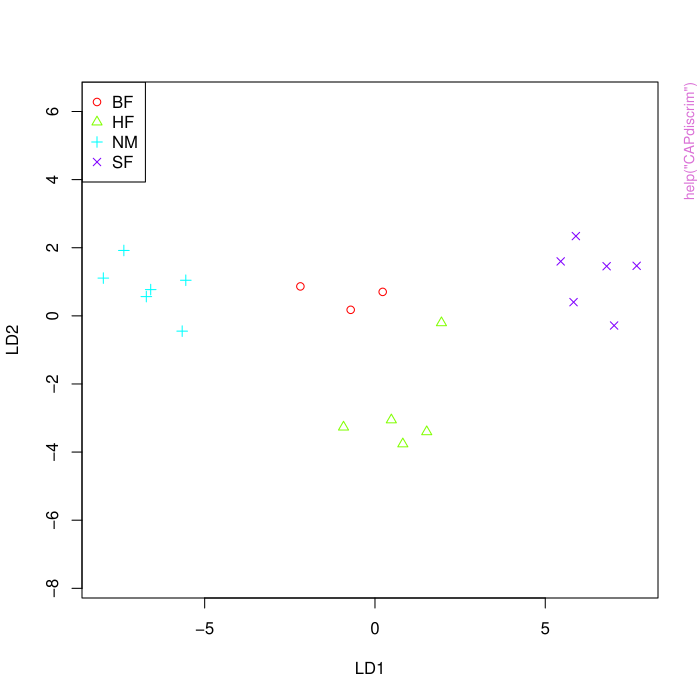

R code for this plot:
pkgname <- "BiodiversityR"
source(file.path(R.home("share"), "R", "examples-header.R"))
options(warn = 1)
library('BiodiversityR')

base::assign(".oldSearch", base::search(), pos = 'CheckExEnv')
base::assign(".old_wd", base::getwd(), pos = 'CheckExEnv')
cleanEx()
nameEx("BCI.env")
### * BCI.env

flush(stderr()); flush(stdout())

### Name: BCI.env
### Title: Barro Colorado Island Quadrat Descriptions
### Aliases: BCI.env
### Keywords: datasets

### ** Examples

data(BCI.env)



cleanEx()
nameEx("CAPdiscrim")
### * CAPdiscrim

flush(stderr()); flush(stdout())

### Name: CAPdiscrim
### Title: Canonical Analysis of Principal Coordinates based on
###   Discriminant Analysis
### Aliases: CAPdiscrim
### Keywords: multivariate

### ** Examples

library(vegan)
library(MASS)
data(dune)
data(dune.env)
Ordination.model1 <- CAPdiscrim(dune~Management, data=dune.env,
    dist="bray", axes=2, m=0, add=FALSE)
Ordination.model1
plot1 <- ordiplot(Ordination.model1, type="none")
ordisymbol(plot1, dune.env, "Management", legend=TRUE)

# plot change in classification success against m
plot(seq(1:14), rep(-1000, 14), xlim=c(1, 14), ylim=c(0, 100), xlab="m", 
    ylab="classification success (percent)", type="n")
for (mseq in 1:14) {
    CAPdiscrim.result <- CAPdiscrim(dune~Management, data=dune.env, 
        dist="bray", axes=2, m=mseq)
    points(mseq, CAPdiscrim.result$percent)
}

#




cleanEx()
nameEx("NMSrandom")
### * NMSrandom

flush(stderr()); flush(stdout())

### Name: NMSrandom
### Title: Calculate the NMS Result with the Smallest Stress from Various
###   Random Starts
### Aliases: NMSrandom
### Keywords: multivariate

### ** Examples

library(vegan)
library(MASS)
data(dune)
distmatrix <- vegdist(dune)
Ordination.model1 <- NMSrandom(distmatrix,perm=100,k=2)
Ordination.model1 <- add.spec.scores(Ordination.model1,dune, 
    method='wa.scores')
Ordination.model1



cleanEx()
nameEx("PCAsignificance")
### * PCAsignificance

flush(stderr()); flush(stdout())

### Name: PCAsignificance
### Title: PCA Significance
### Aliases: PCAsignificance ordiequilibriumcircle
### Keywords: multivariate

### ** Examples

library(vegan)
data(dune)
Ordination.model1 <- rda(dune)
PCAsignificance(Ordination.model1)
plot1 <- ordiplot(Ordination.model1, choices=c(1,2), scaling=1)
ordiequilibriumcircle(Ordination.model1,plot1)



cleanEx()
nameEx("accumresult")
### * accumresult

flush(stderr()); flush(stdout())

### Name: accumresult
### Title: Alternative Species Accumulation Curve Results
### Aliases: accumresult accumplot accumcomp
### Keywords: multivariate

### ** Examples

library(vegan)
data(dune.env)
data(dune)
dune.env$site.totals <- apply(dune,1,sum)
Accum.1 <- accumresult(dune, y=dune.env, scale='site.totals', method='exact', conditioned=TRUE)
Accum.1
accumplot(Accum.1)
accumcomp(dune, y=dune.env, factor='Management', method='exact', legend=FALSE, conditioned=TRUE)
## CLICK IN THE GRAPH TO INDICATE WHERE THE LEGEND NEEDS TO BE PLACED FOR
## OPTION WHERE LEGEND=TRUE (DEFAULT).



cleanEx()
nameEx("add.spec.scores")
### * add.spec.scores

flush(stderr()); flush(stdout())

### Name: add.spec.scores
### Title: Add Species Scores to Unconstrained Ordination Results
### Aliases: add.spec.scores
### Keywords: multivariate

### ** Examples

library(vegan)
data(dune)
distmatrix <-vegdist(dune, method="euc")
# Principal coordinates analysis with 19 axes to estimate total variance
Ordination.model1 <- cmdscale (distmatrix, k=19, eig=TRUE, add=FALSE)
# Change scores for second axis
Ordination.model1$points[,2] <- -1.0 * Ordination.model1$points[,2]
Ordination.model1 <- add.spec.scores(Ordination.model1, dune, 
    method='pcoa.scores', Rscale=TRUE, scaling=1, multi=1)
# Compare Ordination.model1 with PCA
Ordination.model2 <- rda(dune, scale=FALSE)
#
par(mfrow=c(1,2))
ordiplot(Ordination.model1, type="text")
abline(h = 0, lty = 3)
abline(v = 0, lty = 3)
plot(Ordination.model2, type="text", scaling=1)



graphics::par(get("par.postscript", pos = 'CheckExEnv'))
cleanEx()
nameEx("balanced.specaccum")
### * balanced.specaccum

flush(stderr()); flush(stdout())

### Name: balanced.specaccum
### Title: Balanced Species Accumulation Curves
### Aliases: balanced.specaccum
### Keywords: multivariate

### ** Examples

library(vegan)
data(dune.env)
data(dune)

# not balancing species accumulation
Accum.orig <- specaccum(dune)
Accum.orig

# randomly sample 3 quadrats from each stratum of Management
Accum.1 <- balanced.specaccum(dune, strata=dune.env$Management, reps=3)
Accum.1

# scale results by number of trees per quadrat
dune.env$site.totals <- apply(dune,1,sum)
Accum.2 <- balanced.specaccum(dune, strata=dune.env$Management, reps=3, scale=dune.env$site.totals)
Accum.2



cleanEx()
nameEx("caprescale")
### * caprescale

flush(stderr()); flush(stdout())

### Name: caprescale
### Title: Rescaling of Capscale Results to Reflect Total Sums of Squares
###   Of Distance Matrix
### Aliases: caprescale
### Keywords: multivariate

### ** Examples

library(vegan)
library(MASS)
data(dune)
data(dune.env)
Distmatrix.1 <- vegdist(dune,method='bray')
Ordination.model1 <- cmdscale(Distmatrix.1, k=19, eig=TRUE, add=FALSE)
# Sum of all eigenvalues
sum(Ordination.model1$eig)
# [1] 4.395807541512926
sum(Ordination.model1$eig[1:14])
# [1] 4.593946896588808
Distmatrix.2 <- as.matrix(vegdist(Ordination.model1$points[,1:14],method='euc'))
totalsumsquares1 <- sum(Distmatrix.2^2)/(2*20)
# Sum of distances among sites in principal coordinates analysis on axes
# corresponding to positive eigenvalues
totalsumsquares1
# [1] 4.593946896588808
Ordination.model2 <- capscale(dune ~ Management,dune.env,dist='bray', add=FALSE)
# Total sums of positive eigenvalues of the distance-based redundancy analysis
Ordination.model2$CA$tot.chi+Ordination.model2$CCA$tot.chi
# [1] 4.593946896588808
Ordination.model3 <- caprescale(Ordination.model2, verbose=TRUE)
sum1 <- summary(Ordination.model3,axes=17,scaling=1)$constraints
Distmatrix.3 <- as.matrix(vegdist(sum1 ,method='euc'))
totalsumsquares2 <- sum((Distmatrix.3)^2)/(2*20)/19
totalsumsquares2
# [1] 4.593946896588808




cleanEx()
nameEx("crosstabanalysis")
### * crosstabanalysis

flush(stderr()); flush(stdout())

### Name: crosstabanalysis
### Title: Presence-absence Analysis by Cross Tabulation
### Aliases: crosstabanalysis
### Keywords: multivariate

### ** Examples

library(vegan)
data(dune.env)
crosstabanalysis(dune.env,"Manure","Management")



cleanEx()
nameEx("deviancepercentage")
### * deviancepercentage

flush(stderr()); flush(stdout())

### Name: deviancepercentage
### Title: Calculate Percentage and Significance of Deviance Explained by a
###   GLM
### Aliases: deviancepercentage
### Keywords: multivariate

### ** Examples

library(vegan)
data(dune)
data(dune.env)
dune.env$Agrostol <- dune$Agrostol
Count.model1 <- glm(Agrostol ~ Management + A1, family=quasipoisson(link=log), 
    data=dune.env, na.action=na.omit)
summary(Count.model1)
deviancepercentage(Count.model1, dune.env, digits=3)



cleanEx()
nameEx("dist.eval")
### * dist.eval

flush(stderr()); flush(stdout())

### Name: dist.eval
### Title: Distance Matrix Evaluation
### Aliases: dist.eval prepare.bioenv
### Keywords: multivariate

### ** Examples

library(vegan)
data(dune)
dist.eval(dune,"euclidean")
dist.eval(dune,"bray")

## Not run: 
##D data(dune.env)
##D dune.env2 <- dune.env[,c('A1', 'Moisture', 'Manure')]
##D dune.env2$Moisture <- as.numeric(dune.env2$Moisture)
##D dune.env2$Manure <- as.numeric(dune.env2$Manure)
##D sol <- bioenv(dune ~ A1 + Moisture + Manure, dune.env2)
##D sol
##D summary(sol)
##D dune.env3 <- prepare.bioenv(dune.env, as.numeric=c('Moisture', 'Manure'))
##D bioenv(dune, dune.env3)
## End(Not run)





cleanEx()
nameEx("dist.zeroes")
### * dist.zeroes

flush(stderr()); flush(stdout())

### Name: dist.zeroes
### Title: Distance Matrix Transformation
### Aliases: dist.zeroes
### Keywords: multivariate

### ** Examples

library(vegan)
matrix <- array(0,dim=c(5,3))
matrix[4,] <- c(1,2,3)
matrix[5,] <- c(1,0,0)
dist1 <- vegdist(matrix,method="kulc")
dist1
dist2 <- dist.zeroes(matrix,dist1)
dist2



cleanEx()
nameEx("distdisplayed")
### * distdisplayed

flush(stderr()); flush(stdout())

### Name: distdisplayed
### Title: Compare Distance Displayed in Ordination Diagram with Distances
###   of Distance Matrix
### Aliases: distdisplayed
### Keywords: multivariate

### ** Examples

library(vegan)
library(mgcv)
data(dune)
distmatrix <- vegdist(dune,method="kulc")
ordination.model1 <- cmdscale(distmatrix,k=2)
ordiplot1 <- ordiplot(ordination.model1)
distdisplayed(dune,ordiplot=ordiplot1,distx="kulc",plotit=TRUE,
    method="spearman",permutations=100,gam=TRUE)



cleanEx()
nameEx("disttransform")
### * disttransform

flush(stderr()); flush(stdout())

### Name: disttransform
### Title: Community Matrix Transformation
### Aliases: disttransform
### Keywords: multivariate

### ** Examples

library(vegan)
data(dune)
Community.1 <- disttransform(dune, method='hellinger')
Distmatrix.1 <- vegdist(Community.1,method='euclidean')
Distmatrix.1



cleanEx()
nameEx("diversityresult")
### * diversityresult

flush(stderr()); flush(stdout())

### Name: diversityresult
### Title: Alternative Diversity Results
### Aliases: diversityresult diversitycomp diversityvariables
### Keywords: multivariate

### ** Examples


library(vegan)
data(dune.env)
data(dune)

diversityresult(dune, y=NULL, index="Shannon", method="each site", 
    sortit=TRUE, digits=5)
diversityresult(dune, y=dune.env, factor="Management", level="NM", 
    index="Shannon", method="each site", 
    sortit=TRUE, digits=5)
diversityresult(dune, y=NULL, index="Shannon", method="pooled", digits=5)
diversityresult(dune, y=dune.env, factor="Management", level="NM", 
    index="Shannon", method="pooled", digits=5)
diversityresult(dune, y=NULL, index="Shannon", method="mean", 
    digits=5)
diversityresult(dune, y=NULL, index="Shannon", method="sd", 
    digits=5)
diversityresult(dune, y=NULL, index="Shannon", method="jackknife", 
    digits=5)
diversityresult(dune, y=dune.env, factor="Management", level="NM", 
    index="Shannon", method="jackknife", digits=5)

diversitycomp(dune, y=dune.env, factor1="Moisture", index="Shannon",
    method="pooled", sortit=TRUE)
diversitycomp(dune, y=dune.env, factor1="Moisture", index="Shannon",
    method="mean", sortit=TRUE)
diversitycomp(dune, y=dune.env, factor1="Management", index="Shannon",
    method="jackknife", sortit=TRUE)

diversitycomp(dune, y=dune.env, factor1="Management", factor2="Moisture", 
    index="Shannon", method="pooled", digits=6)
diversitycomp(dune, y=dune.env, factor1="Management", factor2="Moisture", 
    index="Shannon", method="mean", digits=6)



cleanEx()
nameEx("ensemble")
### * ensemble

flush(stderr()); flush(stdout())

### Name: ensemble.calibrate.models
### Title: Suitability mapping based on ensembles of modelling algorithms:
###   calibration of models and weights
### Aliases: ensemble.calibrate.models ensemble.calibrate.weights
###   ensemble.calibrate.models.gbm ensemble.calibrate.models.nnet
###   ensemble.drop1 ensemble.formulae ensemble.weights ensemble.strategy
###   ensemble.threshold ensemble.VIF ensemble.VIF.dataframe ensemble.pairs

### ** Examples

## Not run: 
##D # based on examples in the dismo package
##D 
##D # get predictor variables
##D library(dismo)
##D predictor.files <- list.files(path=paste(system.file(package="dismo"), '/ex', sep=''),
##D     pattern='grd', full.names=TRUE)
##D predictors <- stack(predictor.files)
##D # subset based on Variance Inflation Factors
##D predictors <- subset(predictors, subset=c("bio5", "bio6", 
##D     "bio16", "bio17", "biome"))
##D predictors
##D predictors@title <- "predictors"
##D 
##D # presence points
##D presence_file <- paste(system.file(package="dismo"), '/ex/bradypus.csv', sep='')
##D pres <- read.table(presence_file, header=TRUE, sep=',')[,-1]
##D 
##D # the kfold function randomly assigns data to groups; 
##D # groups are used as calibration (1/4) and training (3/4) data
##D groupp <- kfold(pres, 4)
##D pres_train <- pres[groupp !=  1, ]
##D pres_test <- pres[groupp ==  1, ]
##D 
##D # choose background points
##D background <- randomPoints(predictors, n=1000, extf=1.00)
##D colnames(background)=c('lon', 'lat')
##D groupa <- kfold(background, 4)
##D backg_train <- background[groupa != 1, ]
##D backg_test <- background[groupa == 1, ]
##D 
##D # formulae for random forest and generalized linear model
##D # compare with: ensemble.formulae(predictors, factors=c("biome"))
##D 
##D rfformula <- as.formula(pb ~ bio5+bio6+bio16+bio17)
##D 
##D glmformula <- as.formula(pb ~ bio5 + I(bio5^2) + I(bio5^3) + 
##D     bio6 + I(bio6^2) + I(bio6^3) + bio16 + I(bio16^2) + I(bio16^3) + 
##D     bio17 + I(bio17^2) + I(bio17^3) )
##D 
##D # fit four ensemble models (RF, GLM, BIOCLIM, DOMAIN)
##D # factors removed for BIOCLIM, DOMAIN, MAHAL
##D ensemble.nofactors <- ensemble.calibrate.models(x=predictors, p=pres_train, a=backg_train, 
##D     pt=pres_test, at=backg_test,
##D     species.name="Bradypus",
##D     ENSEMBLE.tune=TRUE,
##D     ENSEMBLE.min = 0.65,
##D     MAXENT=0, MAXNET=0, MAXLIKE=0, GBM=0, GBMSTEP=0, RF=1, CF=0, 
##D     GLM=1, GLMSTEP=0, GAM=0, GAMSTEP=0, MGCV=0, MGCVFIX=0, 
##D     EARTH=0, RPART=0, NNET=0, FDA=0, SVM=0, SVME=0, GLMNET=0,
##D     BIOCLIM.O=0, BIOCLIM=1, DOMAIN=1, MAHAL=0, MAHAL01=0,
##D     Yweights="BIOMOD",
##D     factors="biome",
##D     evaluations.keep=TRUE, models.keep=TRUE,
##D     RF.formula=rfformula,
##D     GLM.formula=glmformula)
##D 
##D # with option models.keep, all model objects are saved in ensemble object
##D # the same slots can be used to replace model objects with new calibrations
##D ensemble.nofactors$models$RF
##D summary(ensemble.nofactors$models$GLM)
##D ensemble.nofactors$models$BIOCLIM
##D ensemble.nofactors$models$DOMAIN
##D ensemble.nofactors$models$formulae
##D 
##D # evaluations are kept in different slot
##D attributes(ensemble.nofactors$evaluations)
##D plot(ensemble.nofactors$evaluations$RF.T, "ROC")
##D 
##D # fit four ensemble models (RF, GLM, BIOCLIM, DOMAIN) using default formulae
##D # variable 'biome' is not included as explanatory variable
##D # results are provided in a file in the 'outputs' subfolder of the working
##D # directory
##D ensemble.nofactors <- ensemble.calibrate.models(x=predictors,
##D     p=pres_train, a=backg_train, 
##D     pt=pres_test, at=backg_test,
##D     layer.drops="biome",
##D     species.name="Bradypus",
##D     ENSEMBLE.tune=TRUE,
##D     ENSEMBLE.min=0.65,
##D     SINK=TRUE,
##D     MAXENT=0, MAXNET=0, MAXLIKE=0, GBM=0, GBMSTEP=0, RF=1, CF=0, 
##D     GLM=1, GLMSTEP=0, GAM=0, 
##D     GAMSTEP=0, MGCV=0, MGCVFIX=0, EARTH=0, RPART=0, NNET=0, FDA=0, 
##D     SVM=0, SVME=0, GLMNET=0,
##D     BIOCLIM.O=0, BIOCLIM=1, DOMAIN=1, MAHAL=0, MAHAL01=0,
##D     Yweights="BIOMOD", 
##D     evaluations.keep=TRUE,
##D     formulae.defaults=TRUE)    
##D 
##D # after fitting the individual algorithms (submodels),
##D # transform predictions with a probit link.
##D ensemble.nofactors <- ensemble.calibrate.models(x=predictors,
##D     p=pres_train, a=backg_train, 
##D     pt=pres_test, at=backg_test,
##D     layer.drops="biome",
##D     species.name="Bradypus",
##D     SINK=TRUE,
##D     ENSEMBLE.tune=TRUE,
##D     ENSEMBLE.min=0.65,
##D     MAXENT=0, MAXNET=0, MAXLIKE=0, GBM=0, GBMSTEP=0, RF=1, CF=0,
##D     GLM=1, GLMSTEP=0, GAM=0, GAMSTEP=0, MGCV=0, MGCVFIX=0, 
##D     EARTH=0, RPART=0, NNET=0, FDA=0, SVM=0, SVME=0, GLMNET=0,
##D     BIOCLIM.O=0, BIOCLIM=1, DOMAIN=1, MAHAL=0, MAHAL01=0,
##D     PROBIT=TRUE,
##D     Yweights="BIOMOD", factors="biome",
##D     evaluations.keep=TRUE,
##D     formulae.defaults=TRUE)    
##D 
##D # Instead of providing presence and background locations, provide data.frames.
##D # Because 'biome' is a factor, RasterStack needs to be provided
##D # to check for levels in the Training and Testing data set.
##D TrainData1 <- prepareData(x=predictors, p=pres_train, b=backg_train, 
##D     factors=c("biome"), xy=FALSE)
##D TestData1 <- prepareData(x=predictors, p=pres_test, b=backg_test, 
##D     factors=c("biome"), xy=FALSE)
##D ensemble.factors1 <- ensemble.calibrate.models(x=predictors, 
##D     TrainData=TrainData1, TestData=TestData1,
##D     p=pres_train, a=backg_train, 
##D     pt=pres_test, at=backg_test,
##D     species.name="Bradypus",
##D     SINK=TRUE,
##D     ENSEMBLE.tune=TRUE,
##D     ENSEMBLE.min=0.65,
##D     MAXENT=0, MAXNET=1, MAXLIKE=1, GBM=1, GBMSTEP=0, RF=1, CF=1,
##D     GLM=1, GLMSTEP=1, GAM=1, GAMSTEP=1, MGCV=1, MGCVFIX=0, 
##D     EARTH=1, RPART=1, NNET=1, FDA=1, SVM=1, SVME=1, GLMNET=1,
##D     BIOCLIM.O=1, BIOCLIM=1, DOMAIN=1, MAHAL=0, MAHAL01=1,
##D     Yweights="BIOMOD", factors="biome",
##D     evaluations.keep=TRUE)
##D 
##D # compare different methods of calculating ensembles
##D ensemble.factors2 <- ensemble.calibrate.models(x=predictors, 
##D     TrainData=TrainData1, TestData=TestData1,
##D     p=pres_train, a=backg_train, 
##D     pt=pres_test, at=backg_test,
##D     species.name="Bradypus",
##D     SINK=TRUE,
##D     ENSEMBLE.tune=TRUE,
##D     MAXENT=0, MAXNET=1, MAXLIKE=1, GBM=1, GBMSTEP=0, RF=1, CF=1,
##D     GLM=1, GLMSTEP=1, GAM=1, GAMSTEP=1, MGCV=1, MGCVFIX=1, 
##D     EARTH=1, RPART=1, NNET=1, FDA=1, SVM=1, SVME=1, GLMNET=1,
##D     BIOCLIM.O=1, BIOCLIM=1, DOMAIN=1, MAHAL=0, MAHAL01=1,
##D     ENSEMBLE.best=c(4:10), ENSEMBLE.exponent=c(1, 2, 3),
##D     Yweights="BIOMOD", factors="biome",
##D     evaluations.keep=TRUE)
##D 
##D # test performance of different suitability models
##D # data are split in 4 subsets, each used once for evaluation
##D ensemble.nofactors2 <- ensemble.calibrate.weights(x=predictors, 
##D     p=pres, a=background, k=4, 
##D     species.name="Bradypus",
##D     SINK=TRUE, PROBIT=TRUE,
##D     MAXENT=0, MAXNET=1, MAXLIKE=1, GBM=1, GBMSTEP=0, RF=1, CF=1,
##D     GLM=1, GLMSTEP=1, GAM=1, GAMSTEP=1, MGCV=1, MGCVFIX=1, 
##D     EARTH=1, RPART=1, NNET=1, FDA=1, SVM=1, SVME=1, GLMNET=1,
##D     BIOCLIM.O=1, BIOCLIM=1, DOMAIN=1, MAHAL=0, MAHAL01=1,
##D     ENSEMBLE.tune=TRUE,
##D     ENSEMBLE.best=0, ENSEMBLE.exponent=c(1, 2, 3),
##D     ENSEMBLE.min=0.7,
##D     Yweights="BIOMOD", 
##D     formulae.defaults=TRUE)
##D ensemble.nofactors2$AUC.table
##D 
##D # test the result of leaving out one of the variables from the model
##D # note that positive differences indicate that the model without the variable 
##D # has higher AUC than the full model
##D ensemble.variables <- ensemble.drop1(x=predictors, 
##D     p=pres, a=background, k=4,
##D     species.name="Bradypus",
##D     SINK=TRUE,
##D     difference=TRUE,
##D     VIF=TRUE, PROBIT=TRUE,
##D     MAXENT=0, MAXNET=1, MAXLIKE=1, GBM=1, GBMSTEP=0, RF=1, CF=1,
##D     GLM=1, GLMSTEP=1, GAM=1, GAMSTEP=1, MGCV=1, MGCVFIX=1, 
##D     EARTH=1, RPART=1, NNET=1, FDA=1, SVM=1, SVME=1, GLMNET=1,
##D     BIOCLIM.O=1, BIOCLIM=1, DOMAIN=1, MAHAL=0, MAHAL01=1,
##D     ENSEMBLE.tune=TRUE,
##D     ENSEMBLE.best=0, ENSEMBLE.exponent=c(1, 2, 3),
##D     ENSEMBLE.min=0.7,
##D     Yweights="BIOMOD", factors="biome")
##D ensemble.variables
##D 
##D # use function ensemble.VIF to select a subset of variables
##D # factor variables are not handled well by the function
##D # and therefore factors are removed
##D # however, one can check for factors with car::vif through
##D # the ensemble.calibrate.models function
##D # VIF.analysis$var.drops can be used as input for ensemble.calibrate.models or
##D # ensemble.calibrate.weights
##D 
##D predictors <- stack(predictor.files)
##D predictors <- subset(predictors, subset=c("bio1", "bio5", "bio6", "bio8", 
##D     "bio12", "bio16", "bio17", "biome"))
##D 
##D ensemble.pairs(predictors)
##D 
##D VIF.analysis <- ensemble.VIF(predictors, factors="biome")
##D VIF.analysis
##D # alternative solution where bio1 and bio12 are kept
##D VIF.analysis <- ensemble.VIF(predictors, factors="biome", 
##D     keep=c("bio1", "bio12"))
##D VIF.analysis
## End(Not run)



cleanEx()
nameEx("ensemble.analogue")
### * ensemble.analogue

flush(stderr()); flush(stdout())

### Name: ensemble.analogue
### Title: Climate analogues from climatic distance raster layers.
### Aliases: ensemble.analogue ensemble.analogue.object

### ** Examples


## Not run: 
##D # get predictor variables
##D library(dismo)
##D predictor.files <- list.files(path=paste(system.file(package="dismo"), '/ex', sep=''),
##D     pattern='grd', full.names=TRUE)
##D predictors <- stack(predictor.files)
##D predictors <- subset(predictors, subset=c("bio1", "bio5", "bio6", "bio7", "bio8", 
##D     "bio12", "bio16", "bio17"))
##D predictors
##D predictors@title <- "base"
##D 
##D # instead of searching for current analogue of future climate conditions,
##D # search for analogue in southern hemisphere
##D future.stack <- stack(crop(predictors, y=extent(-125, -32, 0, 40)))
##D future.stack@title <- "north"
##D current.stack <- stack(crop(predictors, y=extent(-125, -32, -56, 0)))
##D current.stack@title <- "south"
##D 
##D # reference location in Florida
##D # in this case future.stack and current.stack are both current
##D ref.loc <- data.frame(t(c(-80.19, 25.76)))
##D names(ref.loc) <- c("lon", "lat")
##D 
##D # climate analogue analysis based on the Mahalanobis distance
##D Florida.object.mahal <- ensemble.analogue.object(ref.location=ref.loc, 
##D     future.stack=future.stack, current.stack=current.stack, 
##D     name="FloridaMahal", method="mahal", an=10000)
##D Florida.object.mahal
##D 
##D Florida.analogue.mahal <- ensemble.analogue(x=current.stack, 
##D     analogue.object=Florida.object.mahal, analogues=50)
##D Florida.analogue.mahal
##D 
##D # climate analogue analysis based on the Euclidean distance and dividing each variable by the sd
##D Florida.object.sd <- ensemble.analogue.object(ref.location=ref.loc, 
##D     future.stack=future.stack, current.stack=current.stack, 
##D     name="FloridaSD", method="sd", z=2)
##D Florida.object.sd
##D 
##D Florida.analogue.sd <- ensemble.analogue(x=current.stack, 
##D     analogue.object=Florida.object.sd, analogues=50)
##D Florida.analogue.sd
##D 
##D # plot analogues on climatic distance maps
##D par(mfrow=c(1,2))
##D analogue.file <- paste(getwd(), "//ensembles//analogue//FloridaMahal_south_analogue.grd", sep="")
##D plot(raster(analogue.file), main="Mahalanobis climatic distance")
##D points(Florida.analogue.sd[3:50, "lat"] ~ Florida.analogue.sd[3:50, "lon"], 
##D     pch=1, col="red", cex=1)
##D points(Florida.analogue.mahal[3:50, "lat"] ~ Florida.analogue.mahal[3:50, "lon"], 
##D     pch=3, col="black", cex=1)
##D points(Florida.analogue.mahal[2, "lat"] ~ Florida.analogue.mahal[2, "lon"], 
##D     pch=22, col="blue", cex=2)
##D legend(x="topright", legend=c("closest", "Mahalanobis", "SD"), pch=c(22, 3 , 1), 
##D     col=c("blue" , "black", "red"))
##D 
##D analogue.file <- paste(getwd(), "//ensembles//analogue//FloridaSD_south_analogue.grd", sep="")
##D plot(raster(analogue.file), main="Climatic distance normalized by standard deviation")
##D points(Florida.analogue.mahal[3:50, "lat"] ~ Florida.analogue.mahal[3:50, "lon"], 
##D     pch=3, col="black", cex=1)
##D points(Florida.analogue.sd[3:50, "lat"] ~ Florida.analogue.sd[3:50, "lon"], 
##D     pch=1, col="red", cex=1)
##D points(Florida.analogue.sd[2, "lat"] ~ Florida.analogue.sd[2, "lon"], 
##D     pch=22, col="blue", cex=2)
##D legend(x="topright", legend=c("closest", "Mahalanobis", "SD"), pch=c(22, 3 , 1), 
##D     col=c("blue" , "black", "red"))
##D par(mfrow=c(1,1))
## End(Not run)




cleanEx()
nameEx("ensemble.batch")
### * ensemble.batch

flush(stderr()); flush(stdout())

### Name: ensemble.batch
### Title: Suitability mapping based on ensembles of modelling algorithms:
###   batch processing
### Aliases: ensemble.batch ensemble.mean ensemble.plot

### ** Examples

## Not run: 
##D # based on examples in the dismo package
##D 
##D # get predictor variables
##D library(dismo)
##D predictor.files <- list.files(path=paste(system.file(package="dismo"), '/ex', sep=''),
##D     pattern='grd', full.names=TRUE)
##D predictors <- stack(predictor.files)
##D # subset based on Variance Inflation Factors
##D predictors <- subset(predictors, subset=c("bio5", "bio6", 
##D     "bio16", "bio17", "biome"))
##D predictors
##D predictors@title <- "base"
##D 
##D # presence points
##D presence_file <- paste(system.file(package="dismo"), '/ex/bradypus.csv', sep='')
##D pres <- read.table(presence_file, header=TRUE, sep=',')
##D pres[,1] <- rep("Bradypus", nrow(pres))
##D 
##D # choose background points
##D background <- randomPoints(predictors, n=1000, extf = 1.00)
##D 
##D # north and south for new predictions (as if new climates)
##D ext2 <- extent(-90, -32, 0, 23)
##D predictors2 <- crop(predictors, y=ext2)
##D predictors2 <- stack(predictors2)
##D predictors2@title <- "north"
##D 
##D ext3 <- extent(-90, -32, -33, 0)
##D predictors3 <- crop(predictors, y=ext3)
##D predictors3 <- stack(predictors3)
##D predictors3@title <- "south"
##D 
##D # fit 3 ensembles with batch processing, choosing the best ensemble model based on the 
##D # average weights of 4-fold split of calibration and testing data
##D # final models use all available presence data and average weights determined by the 
##D # ensemble.calibrate.weights function (called internally)
##D # batch processing can handle several species by using 3-column species.presence and 
##D # species.absence data sets
##D # note that these calculations can take a while
##D 
##D ensemble.nofactors <- ensemble.batch(x=predictors, 
##D     xn=c(predictors, predictors2, predictors3),
##D     species.presence=pres, 
##D     species.absence=background, 
##D     k.splits=4, k.test=0, 
##D     n.ensembles=3, 
##D     SINK=TRUE, 
##D     layer.drops=c("biome"),
##D     ENSEMBLE.best=0, ENSEMBLE.exponent=c(1, 2, 3), 
##D     ENSEMBLE.min=0.7,
##D     MAXENT=0, MAXNET=1, MAXLIKE=1, GBM=1, GBMSTEP=0, RF=1, CF=1,
##D     GLM=1, GLMSTEP=1, GAM=1, GAMSTEP=1, MGCV=1, MGCVFIX=1, 
##D     EARTH=1, RPART=1, NNET=1, FDA=1, SVM=1, SVME=1, GLMNET=1,
##D     BIOCLIM.O=1, BIOCLIM=1, DOMAIN=1, MAHAL=0, MAHAL01=1,
##D     PROBIT=TRUE,
##D     Yweights="BIOMOD",
##D     formulae.defaults=TRUE)
##D 
##D # summaries for the 3 ensembles for the species
##D # summaries are based on files in folders ensemble/suitability, 
##D # ensemble/presence and ensemble/count
##D # ensemble.mean is used internally in ensemble.batch
##D 
##D ensemble.mean(RASTER.species.name="Bradypus", RASTER.stack.name="base",
##D     p=pres, a=background)
##D 
##D # plot mean suitability without specifying colours
##D plot1 <- ensemble.plot(RASTER.species.name="Bradypus", RASTER.stack.name="base",
##D     plot.method="consensussuitability",
##D     p=pres, a=background, abs.breaks=4, pres.breaks=9)
##D plot1
##D 
##D # only colour the areas where species is predicted to be present
##D # option is invoked by having no absence breaks
##D # same colourscheme as \url{http://www.worldagroforestry.org/atlas-central-america}
##D LAatlascols <- grDevices::colorRampPalette(c("#FFFF80", "#38E009","#1A93AB", "#0C1078"))
##D plot2 <- ensemble.plot(RASTER.species.name="Bradypus", RASTER.stack.name="base",
##D     plot.method="consensussuitability",
##D     p=pres, a=background, abs.breaks=0, pres.breaks=9, pres.col=LAatlascols(8))
##D plot2
##D 
##D # only colour the areas where species is predicted to be present
##D # option is invoked by only setting one colour for absence-presence
##D plot3 <- ensemble.plot(RASTER.species.name="Bradypus", RASTER.stack.name="base",
##D     plot.method="consensuspresence",
##D     absencePresence.col=c("#90EE90"))
##D 
##D # only colour presence area by specifying colours > 0
##D plot4 <- ensemble.plot(RASTER.species.name="Bradypus", RASTER.stack.name="base",
##D     plot.method="consensuscount",
##D     count.col=LAatlascols(3))
##D 
##D 
##D 
## End(Not run)




cleanEx()
nameEx("ensemble.bioclim")
### * ensemble.bioclim

flush(stderr()); flush(stdout())

### Name: ensemble.bioclim
### Title: Suitability mapping based on the BIOCLIM algorithm
### Aliases: ensemble.bioclim ensemble.bioclim.object

### ** Examples


## Not run: 
##D # get predictor variables
##D library(dismo)
##D predictor.files <- list.files(path=paste(system.file(package="dismo"), '/ex', sep=''),
##D     pattern='grd', full.names=TRUE)
##D predictors <- stack(predictor.files)
##D # subset based on Variance Inflation Factors
##D predictors <- subset(predictors, subset=c("bio5", "bio6", 
##D     "bio16", "bio17", "biome"))
##D predictors
##D predictors@title <- "base"
##D 
##D # presence points
##D presence_file <- paste(system.file(package="dismo"), '/ex/bradypus.csv', sep='')
##D pres <- read.table(presence_file, header=TRUE, sep=',')[,-1]
##D 
##D background <- dismo::randomPoints(predictors, n=100)
##D colnames(background)=c('lon', 'lat')
##D 
##D pres.dataset <- data.frame(extract(predictors, y=pres))
##D names(pres.dataset) <- names(predictors)
##D pres.dataset$biome <- as.factor(pres.dataset$biome)
##D 
##D Bradypus.bioclim <- ensemble.bioclim.object(predictors, quantiles=T, 
##D     p=pres, factors="biome", species.name="Bradypus")
##D Bradypus.bioclim
##D # obtain the same results with a data.frame
##D Bradypus.bioclim2 <- ensemble.bioclim.object(pres.dataset, quantiles=T, 
##D     species.name="Bradypus")
##D Bradypus.bioclim2
##D # obtain results for entire rasterStack
##D Bradypus.bioclim3 <- ensemble.bioclim.object(predictors, p=NULL, quantiles=T, 
##D     factors="biome", species.name="America")
##D Bradypus.bioclim3
##D 
##D ensemble.bioclim(x=predictors, bioclim.object=Bradypus.bioclim, KML.out=T)
##D ensemble.bioclim(x=predictors, bioclim.object=Bradypus.bioclim3, KML.out=T)
##D 
##D par.old <- graphics::par(no.readonly=T)
##D graphics::par(mfrow=c(1,2))
##D 
##D rasterfull1 <- paste("ensembles//Bradypus_base_BIOCLIM_orig", sep="")
##D raster::plot(raster(rasterfull1), breaks=c(-0.1, 0, 0.5, 1), 
##D     col=c("grey", "blue", "green"), main="original method")
##D rasterfull2 <- paste("ensembles//America_base_BIOCLIM_orig", sep="")
##D raster::plot(raster(rasterfull2), breaks=c(-0.1, 0, 0.5, 1), 
##D     col=c("grey", "blue", "green"), main="America")
##D 
##D graphics::par(par.old)
##D 
##D # compare with implementation bioclim in dismo
##D bioclim.dismo <- bioclim(predictors, p=pres)
##D rasterfull2 <- paste("ensembles//Bradypus_base_BIOCLIM_dismo", sep="")
##D raster::predict(object=predictors, model=bioclim.dismo, na.rm=TRUE, 
##D     filename=rasterfull2, progress='text', overwrite=TRUE)
##D 
##D par.old <- graphics::par(no.readonly=T)
##D graphics::par(mfrow=c(1,2))
##D 
##D raster::plot(raster(rasterfull1), breaks=c(-0.1, 0, 0.5, 1), 
##D     col=c("grey", "blue", "green"), main="original method")
##D raster::plot(raster(rasterfull2), main="dismo method")
##D 
##D graphics::par(par.old)
##D 
##D # use dummy variables to deal with factors
##D predictors <- stack(predictor.files)
##D biome.layer <- predictors[["biome"]]
##D biome.layer
##D ensemble.dummy.variables(xcat=biome.layer, most.frequent=0, freq.min=1,
##D     overwrite=TRUE)
##D 
##D predictor.files <- list.files(path=paste(system.file(package="dismo"), '/ex', sep=''),
##D     pattern='grd', full.names=TRUE)
##D predictors <- stack(predictor.files)
##D predictors.dummy <- subset(predictors, subset=c("biome_1", "biome_2",  "biome_3",  
##D     "biome_4", "biome_5", "biome_7",  "biome_8",  "biome_9", "biome_10", 
##D     "biome_12", "biome_13", "biome_14"))
##D predictors.dummy
##D predictors.dummy@title <- "base_dummy"
##D 
##D Bradypus.dummy <- ensemble.bioclim.object(predictors.dummy, quantiles=T, 
##D     p=pres, species.name="Bradypus")
##D Bradypus.dummy
##D ensemble.bioclim(x=predictors.dummy, bioclim.object=Bradypus.dummy, KML.out=F)
##D 
##D par.old <- graphics::par(no.readonly=T)
##D graphics::par(mfrow=c(1,2))
##D 
##D rasterfull3 <- paste("ensembles//Bradypus_base_dummy_BIOCLIM_orig", sep="")
##D raster::plot(raster(rasterfull1), breaks=c(-0.1, 0, 0.5, 1), col=c("grey", "blue", "green"), 
##D     main="numeric predictors")
##D raster::plot(raster(rasterfull3), breaks=c(-0.1, 0, 0.5, 1), col=c("grey", "blue", "green"), 
##D     main="dummy predictors")
##D 
##D graphics::par(par.old)
## End(Not run)




cleanEx()
nameEx("ensemble.bioclim.graph")
### * ensemble.bioclim.graph

flush(stderr()); flush(stdout())

### Name: ensemble.bioclim.graph
### Title: Graphs of bioclimatic ranges of species and climates
### Aliases: ensemble.bioclim.graph ensemble.bioclim.graph.data

### ** Examples

## Not run: 
##D 
##D # get predictor variables
##D library(dismo)
##D predictor.files <- list.files(path=paste(system.file(package="dismo"), '/ex', sep=''),
##D     pattern='grd', full.names=TRUE)
##D predictors <- stack(predictor.files)
##D # subset based on Variance Inflation Factors
##D predictors <- subset(predictors, subset=c("bio5", "bio6", 
##D     "bio16", "bio17", "biome"))
##D predictors
##D predictors@title <- "base"
##D 
##D # presence points
##D presence_file <- paste(system.file(package="dismo"), '/ex/bradypus.csv', sep='')
##D pres <- read.table(presence_file, header=TRUE, sep=',')[,-1]
##D 
##D # climates for north and south (use same process for future climates)
##D ext2 <- extent(-90, -32, 0, 23)
##D predictors2 <- crop(predictors, y=ext2)
##D predictors2 <- stack(predictors2)
##D predictors2@title <- "north"
##D 
##D ext3 <- extent(-90, -32, -33, 0)
##D predictors3 <- crop(predictors, y=ext3)
##D predictors3 <- stack(predictors3)
##D predictors3@title <- "south"
##D 
##D graph.data1 <- ensemble.bioclim.graph.data(predictors, p=pres, 
##D     factors="biome", species.climate.name="Bradypus")
##D graph.data2 <- ensemble.bioclim.graph.data(predictors, p=NULL, 
##D     factors="biome", species.climate.name="baseline")
##D graph.data3 <- ensemble.bioclim.graph.data(predictors2, p=NULL, 
##D     factors="biome", species.climate.name="north")
##D graph.data4 <- ensemble.bioclim.graph.data(predictors3, p=NULL, 
##D     factors="biome", species.climate.name="south")
##D graph.data.all <- rbind(graph.data1, graph.data2, graph.data3, graph.data4)
##D 
##D par.old <- graphics::par(no.readonly=T)
##D graphics::par(mfrow=c(2, 2))
##D 
##D ensemble.bioclim.graph(graph.data.all, focal.var="bio5", 
##D     var.multiply=0.1, cols=c("black", rep("blue", 3)))
##D ensemble.bioclim.graph(graph.data.all, focal.var="bio6", 
##D     var.multiply=0.1, cols=c("black", rep("blue", 3)))
##D ensemble.bioclim.graph(graph.data.all, focal.var="bio16", 
##D     var.multiply=1.0, cols=c("black", rep("blue", 3)))
##D ensemble.bioclim.graph(graph.data.all, focal.var="bio17", 
##D     var.multiply=1.0, cols=c("black", rep("blue", 3)))
##D 
##D graphics::par(par.old)
##D 
## End(Not run)



cleanEx()
nameEx("ensemble.dummy.variables")
### * ensemble.dummy.variables

flush(stderr()); flush(stdout())

### Name: ensemble.dummy.variables
### Title: Suitability mapping based on ensembles of modelling algorithms:
###   handling of categorical data
### Aliases: ensemble.dummy.variables ensemble.accepted.categories
###   ensemble.simplified.categories

### ** Examples

## Not run: 
##D 
##D # get predictor variables
##D library(dismo)
##D predictor.files <- list.files(path=paste(system.file(package="dismo"), '/ex', sep=''),
##D     pattern='grd', full.names=TRUE)
##D predictors <- stack(predictor.files)
##D biome.layer <- predictors[["biome"]]
##D biome.layer
##D 
##D # create dummy layers for the 5 most frequent factor levels
##D 
##D ensemble.dummy.variables(xcat=biome.layer, most.frequent=5,
##D     overwrite=TRUE)
##D 
##D # check whether dummy variables were created
##D predictor.files <- list.files(path=paste(system.file(package="dismo"), '/ex', sep=''),
##D     pattern='grd', full.names=TRUE)
##D predictors <- stack(predictor.files)
##D predictors
##D names(predictors)
##D 
##D # once dummy variables were created, avoid using the original categorical data layer
##D predictors <- subset(predictors, subset=c("bio5", "bio6", "bio16", "bio17", 
##D     "biome_1", "biome_2", "biome_7", "biome_8", "biome_13"))
##D predictors
##D predictors@title <- "base"
##D 
##D # presence points
##D presence_file <- paste(system.file(package="dismo"), '/ex/bradypus.csv', sep='')
##D pres <- read.table(presence_file, header=TRUE, sep=',')[,-1]
##D 
##D # the kfold function randomly assigns data to groups; 
##D # groups are used as calibration (1/5) and training (4/5) data
##D groupp <- kfold(pres, 5)
##D pres_train <- pres[groupp !=  1, ]
##D pres_test <- pres[groupp ==  1, ]
##D 
##D # choose background points
##D background <- randomPoints(predictors, n=1000, extf=1.00)
##D colnames(background)=c('lon', 'lat')
##D groupa <- kfold(background, 5)
##D backg_train <- background[groupa != 1, ]
##D backg_test <- background[groupa == 1, ]
##D 
##D # note that dummy variables with no variation are not used by DOMAIN
##D # note that dummy variables are not used by MAHAL and MAHAL01
##D # (neither are categorical variables)
##D ensemble.nofactors <- ensemble.calibrate.models(x=predictors, p=pres_train, a=backg_train, 
##D     pt=pres_test, at=backg_test,
##D     species.name="Bradypus",
##D     VIF=T,
##D     MAXENT=1, MAXLIKE=1, GBM=1, GBMSTEP=0, RF=1, GLM=1, GLMSTEP=0, GAM=1, 
##D     GAMSTEP=0, MGCV=1, MGCVFIX=0, EARTH=1, RPART=1, NNET=1, FDA=1, 
##D     SVM=1, SVME=1, BIOCLIM.O=1, BIOCLIM=1, DOMAIN=1, MAHAL=0, MAHAL01=1,
##D     Yweights="BIOMOD", 
##D     dummy.vars=c("biome_1", "biome_2", "biome_7", "biome_8", "biome_13"),
##D     PLOTS=FALSE, evaluations.keep=TRUE)
## End(Not run)




cleanEx()
nameEx("ensemble.ecocrop")
### * ensemble.ecocrop

flush(stderr()); flush(stdout())

### Name: ensemble.ecocrop
### Title: Mapping of novel environmental conditions (areas where some of
###   the environmental conditions are outside the range of environmental
###   conditions of a reference area).
### Aliases: ensemble.ecocrop ensemble.ecocrop.object

### ** Examples


## Not run: 
##D #test with Brazil nut (limits from FAO ecocrop)
##D #temperature: (12) 20-36 (40)
##D #annnual rainfall: (1400) 2400-2800 (3500)
##D 
##D # get predictor variables
##D library(dismo)
##D predictor.files <- list.files(path=paste(system.file(package="dismo"), '/ex', sep=''),
##D     pattern='grd', full.names=TRUE)
##D predictors <- stack(predictor.files)
##D # subset based on Variance Inflation Factors
##D predictors <- subset(predictors, subset=c("bio5", "bio6", "bio12"))
##D predictors
##D predictors@title <- "base"
##D 
##D Brazil.ecocrop <- ensemble.ecocrop.object(temp.thresholds=c(20, 36, 12, 40), 
##D     rain.thresholds=c(2400, 2800, 1400, 3500), 
##D     annual.temps=FALSE, name="Bertholletia_excelsa")
##D Brazil.ecocrop
##D ensemble.ecocrop(predictors, ecocrop.object=Brazil.ecocrop)
##D 
##D dev.new()
##D par.old <- graphics::par(no.readonly=T)
##D graphics::par(mfrow=c(1,2))
##D 
##D 
##D rasterfull1 <- paste("ensembles//ecocrop//Bertholletia_excelsa_base.grd", sep="")
##D rasterfull1 <- raster(rasterfull1)
##D # raster file saved probabilities as integer values between 0 and 1000
##D rasterfull1 <- rasterfull1/1000
##D raster::plot(rasterfull1, main="Ecocrop suitability")
##D 
##D GBIFloc <- gbif(genus="Bertholletia", species="excelsa", geo=TRUE)
##D GBIFpres <- cbind(GBIFloc$lon, GBIFloc$lat)
##D GBIFpres <- GBIFpres[complete.cases(GBIFpres), ]
##D GBIFpres <- GBIFpres[duplicated(GBIFpres) == FALSE, ]
##D point.suitability <- extract(rasterfull1, y=GBIFpres)
##D point.suitability[is.na(point.suitability)] <- -1
##D 
##D GBIFpres.optimal <- GBIFpres[point.suitability == 1, ]
##D GBIFpres.suboptimal <- GBIFpres[point.suitability < 1 & point.suitability > 0, ]
##D GBIFpres.not <- GBIFpres[point.suitability == 0, ]
##D 
##D raster::plot(rasterfull1, main="GBIF locations", 
##D     sub="blue: optimal, cyan: suboptimal, red: not suitable")
##D bg.legend <- c("blue", "cyan", "red")
##D 
##D points(GBIFpres.suboptimal, pch=21, cex=1.2, bg=bg.legend[2])
##D points(GBIFpres.optimal, pch=21, cex=1.2, bg=bg.legend[1])
##D points(GBIFpres.not, pch=21, cex=1.2, bg=bg.legend[3])
##D 
##D graphics::par(par.old)
## End(Not run)




cleanEx()
nameEx("ensemble.evaluate")
### * ensemble.evaluate

flush(stderr()); flush(stdout())

### Name: ensemble.evaluate
### Title: Model evaluation including True Skill Statistic (TSS), AUCdiff
###   and Symmetric Extremal Dependence Index (SEDI).
### Aliases: ensemble.evaluate ensemble.SEDI

### ** Examples


## check examples from Ferro and Stephenson (2011)
## see their Tables 2 - 5

TPR.Table2 <- 55/100
FPR.Table2 <- 45/900
ensemble.SEDI(TPR=TPR.Table2, FPR=FPR.Table2)

TPR.Table4 <- 195/300
FPR.Table4 <- 105/700
ensemble.SEDI(TPR=TPR.Table4, FPR=FPR.Table4)

## Not run: 
##D ## Not run: 
##D # get predictor variables
##D library(dismo)
##D predictor.files <- list.files(path=paste(system.file(package="dismo"), '/ex', sep=''),
##D     pattern='grd', full.names=TRUE)
##D predictors <- stack(predictor.files)
##D # subset based on Variance Inflation Factors
##D predictors <- subset(predictors, subset=c("bio5", "bio6", 
##D     "bio16", "bio17", "biome"))
##D predictors
##D predictors@title <- "predictors"
##D 
##D # presence points
##D presence_file <- paste(system.file(package="dismo"), '/ex/bradypus.csv', sep='')
##D pres <- read.table(presence_file, header=TRUE, sep=',')[,-1]
##D 
##D # the kfold function randomly assigns data to groups; 
##D # groups are used as calibration (1/4) and training (3/4) data
##D groupp <- kfold(pres, 4)
##D pres_train <- pres[groupp !=  1, ]
##D pres_test <- pres[groupp ==  1, ]
##D 
##D # choose background points
##D background <- randomPoints(predictors, n=1000, extf=1.00)
##D colnames(background)=c('lon', 'lat')
##D groupa <- kfold(background, 4)
##D backg_train <- background[groupa != 1, ]
##D backg_test <- background[groupa == 1, ]
##D 
##D # formulae for random forest and generalized linear model
##D # compare with: ensemble.formulae(predictors, factors=c("biome"))
##D 
##D rfformula <- as.formula(pb ~ bio5+bio6+bio16+bio17)
##D 
##D glmformula <- as.formula(pb ~ bio5 + I(bio5^2) + I(bio5^3) + 
##D     bio6 + I(bio6^2) + I(bio6^3) + bio16 + I(bio16^2) + I(bio16^3) + 
##D     bio17 + I(bio17^2) + I(bio17^3) )
##D 
##D # fit four ensemble models (RF, GLM, BIOCLIM, DOMAIN)
##D # factors removed for BIOCLIM, DOMAIN, MAHAL
##D ensemble.nofactors <- ensemble.calibrate.models(x=predictors, p=pres_train, a=backg_train, 
##D     pt=pres_test, at=backg_test,
##D     species.name="Bradypus",
##D     ENSEMBLE.tune=TRUE,
##D     ENSEMBLE.min = 0.65,
##D     MAXENT=0, MAXNET=0, MAXLIKE=0, GBM=0, GBMSTEP=0, RF=1, CF=0, 
##D     GLM=1, GLMSTEP=0, GAM=0, GAMSTEP=0, MGCV=0, MGCVFIX=0, 
##D     EARTH=0, RPART=0, NNET=0, FDA=0, SVM=0, SVME=0, GLMNET=0,
##D     BIOCLIM.O=0, BIOCLIM=1, DOMAIN=1, MAHAL=0, MAHAL01=0,
##D     Yweights="BIOMOD",
##D     factors="biome",
##D     evaluations.keep=TRUE, models.keep=FALSE,
##D     RF.formula=rfformula,
##D     GLM.formula=glmformula)
##D 
##D # with option evaluations.keep, all model evaluations are saved in the ensemble object
##D attributes(ensemble.nofactors$evaluations)
##D 
##D # Get evaluation statistics for the ENSEMBLE model
##D eval.ENSEMBLE <- ensemble.nofactors$evaluations$ENSEMBLE.T
##D eval.calibrate.ENSEMBLE <- ensemble.nofactors$evaluations$ENSEMBLE.C
##D ensemble.evaluate(eval=eval.ENSEMBLE, eval.train=eval.calibrate.ENSEMBLE)
##D 
##D # TSS is maximum where specificity + sensitivity is maximum
##D threshold.specsens <- threshold(eval.ENSEMBLE, stat="spec_sens")
##D ensemble.evaluate(eval=eval.ENSEMBLE, fixed.threshold=threshold.specsens,
##D     eval.train=eval.calibrate.ENSEMBLE)
##D 
##D # usual practice to calculate threshold from calibration data
##D ensemble.evaluate(eval=eval.ENSEMBLE, eval.train=eval.calibrate.ENSEMBLE)
##D 
## End(Not run)





cleanEx()
nameEx("ensemble.novel")
### * ensemble.novel

flush(stderr()); flush(stdout())

### Name: ensemble.novel
### Title: Mapping of novel environmental conditions (areas where some of
###   the environmental conditions are outside the range of environmental
###   conditions of a reference area).
### Aliases: ensemble.novel ensemble.novel.object

### ** Examples


## Not run: 
##D # get predictor variables
##D library(dismo)
##D predictor.files <- list.files(path=paste(system.file(package="dismo"), '/ex', sep=''),
##D     pattern='grd', full.names=TRUE)
##D predictors <- stack(predictor.files)
##D predictors <- subset(predictors, subset=c("bio1", "bio5", "bio6", "bio7", "bio8", 
##D     "bio12", "bio16", "bio17"))
##D predictors
##D predictors@title <- "base"
##D 
##D # reference area to calculate environmental ranges
##D ext <- extent(-70, -50, -10, 10)
##D extent.values2 <- c(-70, -50, -10, 10)
##D predictors.current <- crop(predictors, y=ext)
##D predictors.current <- stack(predictors.current)
##D 
##D novel.test <- ensemble.novel.object(predictors.current, name="noveltest")
##D novel.test
##D novel.raster <- ensemble.novel(x=predictors, novel.object=novel.test, KML.out=T)
##D novel.raster
##D 
##D plot(novel.raster)
##D # no novel conditions within reference area
##D rect(extent.values2[1], extent.values2[3], extent.values2[2], extent.values2[4])
##D 
##D # use novel conditions as a simple species suitability mapping method
##D # presence points
##D presence_file <- paste(system.file(package="dismo"), '/ex/bradypus.csv', sep='')
##D pres <- read.table(presence_file, header=TRUE, sep=',')[,-1]
##D pres.data <- data.frame(extract(predictors, y=pres))
##D 
##D # ranges and maps
##D Bradypus.ranges1 <- ensemble.novel.object(pres.data, name="Bradypus", quantiles=F)
##D Bradypus.ranges1
##D Bradypus.novel1 <- ensemble.novel(x=predictors, novel.object=Bradypus.ranges1, KML.out=T)
##D Bradypus.novel1
##D 
##D par.old <- graphics::par(no.readonly=T)
##D graphics::par(mfrow=c(1,2))
##D 
##D # suitable where there are no novel conditions
##D raster::plot(Bradypus.novel1, breaks=c(-0.1, 0, 1), col=c("green", "grey"), 
##D     main="Suitability mapping using minimum to maximum range")
##D points(pres[, 2] ~ pres[, 1], pch=1, col="red", cex=0.8)
##D 
##D # use 90 percent intervals similar to BIOCLIM methodology
##D Bradypus.ranges2 <- ensemble.novel.object(pres.data, name="BradypusQuantiles", quantiles=T)
##D Bradypus.ranges2
##D Bradypus.novel2 <- ensemble.novel(x=predictors, novel.object=Bradypus.ranges2, KML.out=T)
##D Bradypus.novel2
##D raster::plot(Bradypus.novel2, breaks=c(-0.1, 0, 1), col=c("green", "grey"), 
##D     main="Suitability mapping using quantile range")
##D points(pres[, 2] ~ pres[, 1], pch=1, col="red", cex=0.8)
##D 
##D graphics::par(par.old)
##D 
##D # deal with novel factor levels through dummy variables
##D predictors <- stack(predictor.files)
##D biome.layer <- predictors[["biome"]]
##D biome.layer
##D ensemble.dummy.variables(xcat=biome.layer, most.frequent=0, freq.min=1,
##D     overwrite=TRUE)
##D 
##D predictors.dummy <- stack(predictor.files)
##D predictors.dummy <- subset(predictors.dummy, subset=c("biome_1", "biome_2",  "biome_3",  
##D     "biome_4", "biome_5", "biome_7",  "biome_8",  "biome_9", 
##D     "biome_10", "biome_12", "biome_13", "biome_14"))
##D predictors.dummy
##D predictors.dummy@title <- "base_dummy"
##D 
##D predictors.dummy.current <- crop(predictors.dummy, y=ext)
##D predictors.dummy.current <- stack(predictors.dummy.current)
##D 
##D novel.levels <- ensemble.novel.object(predictors.dummy.current, name="novellevels")
##D novel.levels
##D novel.levels.raster <- ensemble.novel(x=predictors.dummy, novel.object=novel.levels, 
##D     KML.out=T)
##D novel.levels.raster
##D 
##D novel.levels.quantiles <- ensemble.novel.object(predictors.dummy.current, quantiles=TRUE,
##D     name="novellevels_quantiles")
##D novel.levels.quantiles
##D novel.levels.quantiles.raster <- ensemble.novel(x=predictors.dummy, 
##D     novel.object=novel.levels.quantiles, KML.out=T)
##D novel.levels.quantiles.raster
##D 
##D # difference in ranges for variables with low frequencies
##D background <- dismo::randomPoints(predictors.dummy.current, n=10000, p=NULL, excludep=F)
##D extract.data <- extract(predictors.dummy.current, y=background)
##D colSums(extract.data)/sum(extract.data)*100
##D novel.levels
##D novel.levels.quantiles
##D 
##D par.old <- graphics::par(no.readonly=T)
##D graphics::par(mfrow=c(1,2))
##D raster::plot(novel.levels.raster, breaks=c(-0.1, 0, 1), col=c("grey", "green"), 
##D     main="novel outside minimum to maximum range")
##D rect(extent.values2[1], extent.values2[3], extent.values2[2], extent.values2[4])
##D raster::plot(novel.levels.quantiles.raster, breaks=c(-0.1, 0, 1), col=c("grey", "green"), 
##D     main="novel outside quantile range")
##D rect(extent.values2[1], extent.values2[3], extent.values2[2], extent.values2[4])
##D graphics::par(par.old)
##D 
## End(Not run)



cleanEx()
nameEx("ensemble.raster")
### * ensemble.raster

flush(stderr()); flush(stdout())

### Name: ensemble.raster
### Title: Suitability mapping based on ensembles of modelling algorithms:
###   consensus mapping
### Aliases: ensemble.raster ensemble.habitat.change ensemble.area

### ** Examples

## Not run: 
##D # based on examples in the dismo package
##D 
##D # get predictor variables
##D library(dismo)
##D predictor.files <- list.files(path=paste(system.file(package="dismo"), '/ex', sep=''),
##D     pattern='grd', full.names=TRUE)
##D predictors <- stack(predictor.files)
##D # subset based on Variance Inflation Factors
##D predictors <- subset(predictors, subset=c("bio5", "bio6", 
##D     "bio16", "bio17"))
##D predictors
##D predictors@title <- "base"
##D 
##D # presence points
##D # presence points
##D presence_file <- paste(system.file(package="dismo"), '/ex/bradypus.csv', sep='')
##D pres <- read.table(presence_file, header=TRUE, sep=',')[,-1]
##D 
##D # choose background points
##D background <- randomPoints(predictors, n=1000, extf = 1.00)
##D 
##D # if desired, change working directory where subfolders of "models" and 
##D # "ensembles" will be created
##D # raster layers will be saved in subfolders of /models and /ensembles:
##D getwd()
##D 
##D # first calibrate the ensemble
##D # calibration is done in two steps
##D # in step 1, a k-fold procedure is used to determine the weights
##D # in step 2, models are calibrated for all presence and background locations
##D # factor is not used as it is not certain whether correct levels will be used
##D # it may therefore be better to use dummy variables
##D 
##D # step 1: determine weights through 4-fold cross-validation
##D ensemble.calibrate.step1 <- ensemble.calibrate.weights(
##D     x=predictors, p=pres, a=background, k=4, 
##D     SINK=TRUE, species.name="Bradypus",
##D     MAXENT=0, MAXNET=1, MAXLIKE=1, GBM=1, GBMSTEP=0, RF=1, CF=1,
##D     GLM=1, GLMSTEP=1, GAM=1, GAMSTEP=1, MGCV=1, MGCVFIX=1, 
##D     EARTH=1, RPART=1, NNET=1, FDA=1, SVM=1, SVME=1, GLMNET=1,
##D     BIOCLIM.O=1, BIOCLIM=1, DOMAIN=1, MAHAL=0, MAHAL01=1,
##D     ENSEMBLE.tune=TRUE, PROBIT=TRUE,
##D     ENSEMBLE.best=0, ENSEMBLE.exponent=c(1, 2, 3),
##D     ENSEMBLE.min=c(0.65, 0.7),
##D     Yweights="BIOMOD",
##D     PLOTS=FALSE, formulae.defaults=TRUE)
##D 
##D # step 1 generated the weights for each algorithm
##D model.weights <- ensemble.calibrate.step1$output.weights
##D x.batch <- ensemble.calibrate.step1$x
##D p.batch <- ensemble.calibrate.step1$p
##D a.batch <- ensemble.calibrate.step1$a
##D MAXENT.a.batch <- ensemble.calibrate.step1$MAXENT.a
##D factors.batch <- ensemble.calibrate.step1$factors
##D dummy.vars.batch <- ensemble.calibrate.step1$dummy.vars
##D 
##D # step 2: calibrate models with all available presence locations
##D # weights determined in step 1 calculate ensemble in step 2
##D ensemble.calibrate.step2 <- ensemble.calibrate.models(
##D     x=x.batch, p=p.batch, a=a.batch, MAXENT.a=MAXENT.a.batch, 
##D     factors=factors.batch, dummy.vars=dummy.vars.batch, 
##D     SINK=TRUE, species.name="Bradypus",
##D     models.keep=TRUE,
##D     input.weights=model.weights,
##D     ENSEMBLE.tune=FALSE, PROBIT=TRUE,
##D     Yweights="BIOMOD",
##D     PLOTS=FALSE, formulae.defaults=TRUE)
##D 
##D # step 3: use previously calibrated models to create ensemble raster layers
##D # re-evaluate the created maps at presence and background locations
##D # (note that re-evaluation will be different due to truncation of raster layers
##D # as they wered saved as integer values ranged 0 to 1000)
##D ensemble.raster.results <- ensemble.raster(xn=predictors, 
##D     models.list=ensemble.calibrate.step2$models, 
##D     input.weights=model.weights,
##D     SINK=TRUE, evaluate=TRUE,
##D     RASTER.species.name="Bradypus", RASTER.stack.name="base")
##D 
##D # use the base map to check for changes in suitable habitat
##D # this type of analysis is typically done with different predictor layers
##D # (for example, predictor layers representing different possible future climates)
##D # In this example, changes from a previous model (ensemble.raster.results)
##D # are contrasted with a newly calibrated model (ensemble.raster.results2)
##D # step 1: 4-fold cross-validation
##D ensemble.calibrate2.step1 <- ensemble.calibrate.weights(
##D     x=x.batch, p=p.batch, a=a.batch, MAXENT.a=MAXENT.a.batch, 
##D     factors=factors.batch, dummy.vars=dummy.vars.batch, 
##D     k=4, 
##D     SINK=TRUE, species.name="Bradypus",
##D     MAXENT=0, MAXNET=1, MAXLIKE=1, GBM=1, GBMSTEP=0, RF=1, CF=1,
##D     GLM=1, GLMSTEP=1, GAM=1, GAMSTEP=1, MGCV=1, MGCVFIX=1, 
##D     EARTH=1, RPART=1, NNET=1, FDA=1, SVM=1, SVME=1, GLMNET=1,
##D     BIOCLIM.O=1, BIOCLIM=1, DOMAIN=1, MAHAL=0, MAHAL01=1,
##D     ENSEMBLE.tune=TRUE, PROBIT=TRUE,
##D     ENSEMBLE.best=0, ENSEMBLE.exponent=c(1, 2, 3),
##D     ENSEMBLE.min=c(0.65, 0.7),
##D     Yweights="BIOMOD",
##D     PLOTS=FALSE, formulae.defaults=TRUE)
##D 
##D model.weights2 <- ensemble.calibrate2.step1$output.weights
##D 
##D ensemble.calibrate2.step2 <- ensemble.calibrate.models(
##D     x=x.batch, p=p.batch, a=a.batch, MAXENT.a=MAXENT.a.batch, 
##D     factors=factors.batch, dummy.vars=dummy.vars.batch, 
##D     SINK=TRUE, species.name="Bradypus",
##D     models.keep=TRUE,
##D     input.weights=model.weights2,
##D     ENSEMBLE.tune=FALSE, PROBIT=TRUE,
##D     Yweights="BIOMOD",
##D     PLOTS=FALSE, formulae.defaults=TRUE)
##D 
##D ensemble.raster.results2 <- ensemble.raster(
##D     xn=predictors, 
##D     models.list=ensemble.calibrate2.step2$models, 
##D     input.weights=model.weights2,
##D     SINK=TRUE, evaluate=TRUE,
##D     RASTER.species.name="Bradypus", RASTER.stack.name="recalibrated")
##D 
##D base.file <- paste(getwd(), "/ensembles/presence/Bradypus_base.grd", sep="")
##D other.file <- paste(getwd(), "/ensembles/presence/Bradypus_recalibrated.grd", sep="")
##D 
##D changed.habitat <- ensemble.habitat.change(base.map=base.file, 
##D     other.maps=c(other.file),
##D     change.folder="ensembles/change")
##D 
##D change.file <- paste(getwd(), "/ensembles/change/Bradypus_recalibrated_presence.grd", sep="")
##D 
##D par.old <- graphics::par(no.readonly=T)
##D dev.new()
##D par(mfrow=c(2,2))
##D raster::plot(raster(base.file), breaks=c(-1, 0, 1), col=c("grey", "green"), 
##D     legend.shrink=0.8, main="base presence")
##D raster::plot(raster(other.file), breaks=c(-1, 0, 1), col=c("grey", "green"), 
##D     legend.shrink=0.8, main="other presence")
##D raster::plot(raster(change.file), breaks=c(-1, 0, 1, 10, 11), 
##D     col=c("grey", "blue", "red", "green"), 
##D     legend.shrink=0.8, main="habitat change", sub="11 remaining, 10 lost, 1 new")
##D graphics::par(par.old)
##D 
##D areas <- ensemble.area(raster(change.file))
##D areas
## End(Not run)



cleanEx()
nameEx("ensemble.red")
### * ensemble.red

flush(stderr()); flush(stdout())

### Name: ensemble.red
### Title: Area of Occupancy (AOO) and Extent of Occurrence (EOO) via the
###   'red' library.
### Aliases: ensemble.red ensemble.chull.create ensemble.chull.apply

### ** Examples


## Not run: 
##D 
##D ## Not run: 
##D # based on examples in the dismo package
##D 
##D # get predictor variables
##D library(dismo)
##D predictor.files <- list.files(path=paste(system.file(package="dismo"), '/ex', sep=''),
##D     pattern='grd', full.names=TRUE)
##D predictors <- stack(predictor.files)
##D # subset based on Variance Inflation Factors
##D predictors <- subset(predictors, subset=c("bio5", "bio6", 
##D     "bio16", "bio17"))
##D predictors
##D predictors@title <- "red"
##D 
##D # presence points
##D presence_file <- paste(system.file(package="dismo"), '/ex/bradypus.csv', sep='')
##D pres <- read.table(presence_file, header=TRUE, sep=',')
##D 
##D # fit 5 ensemble models (could take some time!)
##D # (examples for the red package use 100 models)
##D ensembles <- ensemble.batch(x=predictors, 
##D     xn=c(predictors),
##D     species.presence=pres, 
##D     thin.km=100,
##D     k.splits=4, k.test=0, 
##D     n.ensembles=5, 
##D     SINK=TRUE, 
##D     ENSEMBLE.best=10, ENSEMBLE.exponent=c(1, 2, 3), 
##D     ENSEMBLE.min=0.6,
##D     MAXENT=0, MAXNET=1, MAXLIKE=1, GBM=1, GBMSTEP=0, RF=1, CF=1,
##D     GLM=1, GLMSTEP=1, GAM=1, GAMSTEP=1, MGCV=1, MGCVFIX=1, 
##D     EARTH=1, RPART=1, NNET=1, FDA=1, SVM=1, SVME=1, 
##D     BIOCLIM.O=1, BIOCLIM=1, DOMAIN=1, MAHAL=0, MAHAL01=1,
##D     PROBIT=TRUE,
##D     Yweights="BIOMOD",
##D     formulae.defaults=TRUE)
##D 
##D # first application of ensemble.red before applying the convex hull mask
##D # AOO and EOO are determined for each count level
##D library(red)
##D count.file <- paste(getwd(), "/ensembles/consensuscount/Bradypus variegatus_red.grd", sep="")
##D count.raster <- raster(count.file)
##D ensemble.red(count.raster)
##D 
##D # do not predict presence in polygons completely outside convex hull
##D # of known presence locations
##D pres.file <- paste(getwd(), "/ensembles/consensuspresence/Bradypus variegatus_red.grd", sep="")
##D pres.raster <- raster(pres.file)
##D pres1 <- pres[, -1]
##D chull.created <- ensemble.chull.create(x.pres=pres.raster, p=pres1)
##D 
##D mask.raster <- chull.created$mask.layer
##D mask.poly <- chull.created$convex.hull
##D par.old <- graphics::par(no.readonly=T)
##D par(mfrow=c(1,2))
##D plot(pres.raster, breaks=c(-1, 0, 1), col=c("grey", "green"),
##D     main="before convex hull")
##D points(pres1, col="blue")
##D 
##D pres.chull <- ensemble.chull.apply(pres.raster, mask=mask.raster, keep.old=T)
##D # load new
##D pres.file <- paste(getwd(), "/ensembles/consensuspresence/Bradypus variegatus_red.grd", sep="")
##D pres.raster <- raster(pres.file)
##D plot(pres.raster, breaks=c(-1, 0, 1), col=c("grey", "green"),
##D     main="after convex hull")
##D plot(mask.poly, add=T, border="blue")
##D 
##D # new application of ensemble.red
##D dev.new()
##D plot(count.raster, main="before convex hull")
##D ensemble.red(count.raster)
##D # all cells where species is predicted not to be present according to the mask layer
##D # will be modified to a count of zero
##D count.chull <- ensemble.chull.apply(count.raster, mask=mask.raster, keep.old=T)
##D # load new
##D count.file <- paste(getwd(), "/ensembles/consensuscount/Bradypus variegatus_red.grd", sep="")
##D count.raster <- raster(count.file)
##D ensemble.red(count.raster)
##D dev.new()
##D plot(count.raster, main="after convex hull")
##D par.old <- graphics::par(no.readonly=T)
##D 
## End(Not run)



cleanEx()
nameEx("ensemble.spatialThin")
### * ensemble.spatialThin

flush(stderr()); flush(stdout())

### Name: ensemble.spatialThin
### Title: Thinning of presence point coordinates in geographical or
###   environmental space
### Aliases: ensemble.spatialThin ensemble.spatialThin.quant
###   ensemble.environmentalThin ensemble.environmentalThin.clara
###   ensemble.outlierThin

### ** Examples

## Not run: 
##D # get predictor variables, only needed for plotting
##D library(dismo)
##D predictor.files <- list.files(path=paste(system.file(package="dismo"), '/ex', sep=''),
##D     pattern='grd', full.names=TRUE)
##D predictors <- stack(predictor.files)
##D # subset based on Variance Inflation Factors
##D predictors <- subset(predictors, subset=c("bio5", "bio6", 
##D     "bio16", "bio17", "biome"))
##D predictors
##D predictors@title <- "base"
##D 
##D # presence points
##D presence_file <- paste(system.file(package="dismo"), '/ex/bradypus.csv', sep='')
##D pres <- read.table(presence_file, header=TRUE, sep=',')[, -1]
##D 
##D # number of locations
##D nrow(pres)
##D 
##D par.old <- graphics::par(no.readonly=T)
##D par(mfrow=c(2,2))
##D 
##D pres.thin1 <- ensemble.spatialThin(pres, thin.km=100, runs=10, verbose=T)
##D plot(predictors[[1]], main="5 runs", ext=extent(SpatialPoints(pres.thin1)))
##D points(pres, pch=20, col="black")
##D points(pres.thin1, pch=20, col="red")
##D 
##D pres.thin2 <- ensemble.spatialThin(pres, thin.km=100, runs=10, verbose=T)
##D plot(predictors[[1]], main="5 runs (after fresh start)", ext=extent(SpatialPoints(pres.thin2)))
##D points(pres, pch=20, col="black")
##D points(pres.thin2, pch=20, col="red")
##D 
##D pres.thin3 <- ensemble.spatialThin(pres, thin.km=100, runs=100, verbose=T)
##D plot(predictors[[1]], main="100 runs", ext=extent(SpatialPoints(pres.thin3)))
##D points(pres, pch=20, col="black")
##D points(pres.thin3, pch=20, col="red")
##D 
##D pres.thin4 <- ensemble.spatialThin(pres, thin.km=100, runs=100, verbose=T)
##D plot(predictors[[1]], main="100 runs (after fresh start)", ext=extent(SpatialPoints(pres.thin4)))
##D points(pres, pch=20, col="black")
##D points(pres.thin4, pch=20, col="red")
##D 
##D graphics::par(par.old)
##D 
##D ## thinning in environmental space
##D 
##D env.thin <- ensemble.environmentalThin(pres, predictors.stack=predictors, thin.n=60,
##D     return.notRetained=T)
##D pres.env1 <- env.thin$retained
##D pres.env2 <- env.thin$not.retained
##D 
##D # plot in geographical space
##D par.old <- graphics::par(no.readonly=T)
##D par(mfrow=c(1, 2))
##D 
##D plot(predictors[[1]], main="black = not retained", ext=extent(SpatialPoints(pres.thin3)))
##D points(pres.env2, pch=20, col="black")
##D points(pres.env1, pch=20, col="red")
##D 
##D # plot in environmental space
##D background.data <- data.frame(raster::extract(predictors, pres))
##D rda.result <- vegan::rda(X=background.data, scale=T)
##D # select number of axes
##D ax <- 2
##D while ( (sum(vegan::eigenvals(rda.result)[c(1:ax)])/
##D     sum(vegan::eigenvals(rda.result))) < 0.95 ) {ax <- ax+1}
##D rda.scores <- data.frame(vegan::scores(rda.result, display="sites", scaling=1, choices=c(1:ax)))
##D rownames(rda.scores) <- rownames(pres)
##D points.in <- rda.scores[which(rownames(rda.scores) %in% rownames(pres.env1)), c(1:2)]
##D points.out <- rda.scores[which(rownames(rda.scores) %in% rownames(pres.env2)), c(1:2)]
##D plot(points.out, main="black = not retained", pch=20, col="black", 
##D     xlim=range(rda.scores[, 1]), ylim=range(rda.scores[, 2]))
##D points(points.in, pch=20, col="red")
##D 
##D graphics::par(par.old)
##D 
##D ## removing outliers
##D out.thin <- ensemble.outlierThin(pres, predictors.stack=predictors, k=10,
##D     return.outliers=T)
##D pres.out1 <- out.thin$inliers
##D pres.out2 <- out.thin$outliers
##D 
##D # plot in geographical space
##D par.old <- graphics::par(no.readonly=T)
##D par(mfrow=c(1, 2))
##D 
##D plot(predictors[[1]], main="black = outliers", ext=extent(SpatialPoints(pres.thin3)))
##D points(pres.out2, pch=20, col="black")
##D points(pres.out1, pch=20, col="red")
##D 
##D # plot in environmental space
##D background.data <- data.frame(raster::extract(predictors, pres))
##D rda.result <- vegan::rda(X=background.data, scale=T)
##D # select number of axes
##D ax <- 2
##D while ( (sum(vegan::eigenvals(rda.result)[c(1:ax)])/
##D     sum(vegan::eigenvals(rda.result))) < 0.95 ) {ax <- ax+1}
##D rda.scores <- data.frame(vegan::scores(rda.result, display="sites", scaling=1, choices=c(1:ax)))
##D rownames(rda.scores) <- rownames(pres)
##D points.in <- rda.scores[which(rownames(rda.scores) %in% rownames(pres.out1)), c(1:2)]
##D points.out <- rda.scores[which(rownames(rda.scores) %in% rownames(pres.out2)), c(1:2)]
##D plot(points.out, main="black = outliers", pch=20, col="black", 
##D     xlim=range(rda.scores[, 1]), ylim=range(rda.scores[, 2]))
##D points(points.in, pch=20, col="red")
##D 
##D graphics::par(par.old)
##D 
## End(Not run)




cleanEx()
nameEx("ensemble.zones")
### * ensemble.zones

flush(stderr()); flush(stdout())

### Name: ensemble.zones
### Title: Mapping of environmental zones based on the Mahalanobis distance
###   from centroids in environmental space.
### Aliases: ensemble.zones ensemble.centroids

### ** Examples


## Not run: 
##D # get predictor variables
##D library(dismo)
##D predictor.files <- list.files(path=paste(system.file(package="dismo"), '/ex', sep=''),
##D     pattern='grd', full.names=TRUE)
##D predictors <- stack(predictor.files)
##D predictors <- subset(predictors, subset=c("bio1", "bio5", "bio6", "bio7", "bio8", 
##D     "bio12", "bio16", "bio17"))
##D predictors
##D predictors@title <- "base"
##D 
##D # choose background points
##D background <- randomPoints(predictors, n=1000, extf=1.00)
##D 
##D # predicted presence from GLM
##D ensemble.calibrate.step1 <- ensemble.calibrate.models(
##D     x=predictors, p=pres, a=background,
##D     species.name="Bradypus",
##D     MAXENT=0, MAXLIKE=0, GBM=0, GBMSTEP=0, RF=0, GLM=1, GLMSTEP=0, 
##D     GAM=0, GAMSTEP=0, MGCV=0, MGCVFIX=0,
##D     EARTH=0, RPART=0, NNET=0, FDA=0, SVM=0, SVME=0, GLMNET=0,
##D     BIOCLIM.O=0, BIOCLIM=0, DOMAIN=0, MAHAL=0, MAHAL01=0,
##D     Yweights="BIOMOD",
##D     models.keep=TRUE)
##D 
##D ensemble.raster.results <- ensemble.raster(xn=predictors, 
##D     models.list=ensemble.calibrate.step1$models, 
##D     RASTER.species.name="Bradypus", RASTER.stack.name="base")
##D 
##D # get presence map as for example created with ensemble.raster in subfolder 'ensemble/presence'
##D # presence values are values equal to 1
##D presence.file <- paste("ensembles//presence//Bradypus_base.grd", sep="")
##D presence.raster <- raster(presence.file)
##D 
##D # let cascadeKM decide on the number of clusters
##D dev.new()
##D centroids <- ensemble.centroids(presence.raster=presence.raster, 
##D     x=predictors, an=1000, plotit=T)
##D ensemble.zones(presence.raster=presence.raster, centroid.object=centroids, 
##D     x=predictors, RASTER.species.name="Bradypus", KML.out=T)
##D 
##D dev.new()
##D zones.file <- paste("ensembles//zones//Bradypus_base.grd", sep="")
##D zones.raster <- raster(zones.file)
##D max.zones <- maxValue(zones.raster)
##D plot(zones.raster, breaks=c(0, c(1:max.zones)), 
##D     col = grDevices::rainbow(n=max.zones), main="zones")
##D ensemble.zones(presence.raster=presence.raster, centroid.object=centroids, 
##D     x=predictors, RASTER.species.name="Bradypus", KML.out=T)
##D 
##D # manually choose 6 zones
##D dev.new()
##D centroids6 <- ensemble.centroids(presence.raster=presence.raster, 
##D     x=predictors, an=1000, plotit=T, centers=6)
##D ensemble.zones(presence.raster=presence.raster, centroid.object=centroids6, 
##D     x=predictors, RASTER.species.name="Bradypus6", KML.out=T)
##D 
##D dev.new()
##D zones.file <- paste("ensembles//zones//Bradypus6_base.grd", sep="")
##D zones.raster <- raster(zones.file)
##D max.zones <- maxValue(zones.raster)
##D plot(zones.raster, breaks=c(0, c(1:max.zones)), 
##D     col = grDevices::rainbow(n=max.zones), main="six zones")
##D 
## End(Not run)



cleanEx()
nameEx("evaluation.strip")
### * evaluation.strip

flush(stderr()); flush(stdout())

### Name: evaluation.strip.data
### Title: Evaluation strips for ensemble suitability mapping
### Aliases: evaluation.strip.data evaluation.strip.plot

### ** Examples

## Not run: 
##D 
##D # get predictor variables
##D library(dismo)
##D predictor.files <- list.files(path=paste(system.file(package="dismo"), '/ex', sep=''),
##D     pattern='grd', full.names=TRUE)
##D predictors <- stack(predictor.files)
##D # subset based on Variance Inflation Factors
##D predictors <- subset(predictors, subset=c("bio5", "bio6", 
##D     "bio16", "bio17"))
##D predictors <- stack(predictors)
##D predictors
##D predictors@title <- "base"
##D 
##D # presence points
##D presence_file <- paste(system.file(package="dismo"), '/ex/bradypus.csv', sep='')
##D pres <- read.table(presence_file, header=TRUE, sep=',')[,-1]
##D 
##D # the kfold function randomly assigns data to groups; 
##D # groups are used as calibration (1/5) and training (4/5) data
##D groupp <- kfold(pres, 5)
##D pres_train <- pres[groupp !=  1, ]
##D pres_test <- pres[groupp ==  1, ]
##D 
##D # choose background points
##D background <- randomPoints(predictors, n=1000, extf=1.00)
##D colnames(background)=c('lon', 'lat')
##D groupa <- kfold(background, 5)
##D backg_train <- background[groupa != 1, ]
##D backg_test <- background[groupa == 1, ]
##D 
##D # calibrate the models
##D # MAXLIKE not included as does not allow predictions for data.frames
##D # ENSEMBLE.min and ENSEMBLE.weight.min set very low to explore all
##D # algorithms.
##D # If focus is on actual ensemble, then set ENSEMBLE.min and 
##D # ENSEMBLE.weight.min to more usual values
##D ensemble.calibrate <- ensemble.calibrate.models(x=predictors, 
##D     p=pres_train, a=backg_train, 
##D     pt=pres_test, at=backg_test,
##D     ENSEMBLE.min=0.5, ENSEMBLE.weight.min = 0.001,
##D     MAXENT=0, MAXNET=1, MAXLIKE=1, GBM=1, GBMSTEP=0, RF=1, CF=1,
##D     GLM=1, GLMSTEP=1, GAM=1, GAMSTEP=1, MGCV=1, MGCVFIX=1, 
##D     EARTH=1, RPART=1, NNET=1, FDA=1, SVM=1, SVME=1, 
##D     BIOCLIM.O=1, BIOCLIM=1, DOMAIN=1, MAHAL=0, MAHAL01=1,
##D     Yweights="BIOMOD", 
##D     PLOTS=FALSE, models.keep=TRUE)
##D 
##D # obtain data for plotting the evaluation strip
##D strip.data <- evaluation.strip.data(xn=predictors, steps=500,
##D     models.list=ensemble.calibrate$models)
##D 
##D # in case predictions for DOMAIN failed
##D # however, ENSEMBLE should also be recalculated
##D DOMAIN.model <- ensemble.calibrate$models$DOMAIN
##D strip.data$plot.data[, "DOMAIN"] <- dismo::predict(object=DOMAIN.model, 
##D     x=strip.data$plot.data)
##D 
##D # in case predictions for MAHAL01 failed
##D predict.MAHAL01 <- function(model, newdata, MAHAL.shape) {
##D     p <- dismo::predict(object=model, x=newdata)
##D     p <- p - 1 - MAHAL.shape
##D     p <- abs(p)
##D     p <- MAHAL.shape / p
##D     return(as.numeric(p))
##D }
##D 
##D MAHAL01.model <- ensemble.calibrate$models$MAHAL01
##D MAHAL.shape1 <- ensemble.calibrate$models$formulae$MAHAL.shape
##D strip.data$plot.data[, "MAHAL01"] <- predict.MAHAL01(model=MAHAL01.model, 
##D     newdata=strip.data$plot.data, MAHAL.shape=MAHAL.shape1)
##D 
##D # create graphs
##D evaluation.strip.plot(data=strip.data$plot.data, variable.focal="bio6",
##D     TrainData=strip.data$TrainData,
##D     type="o", col="red")
##D evaluation.strip.plot(data=strip.data$plot.data, model.focal="ENSEMBLE",
##D     TrainData=strip.data$TrainData,
##D     type="o", col="red")
##D 
## End(Not run)



cleanEx()
nameEx("faramea")
### * faramea

flush(stderr()); flush(stdout())

### Name: faramea
### Title: Faramea occidentalis abundance in Panama
### Aliases: faramea
### Keywords: datasets

### ** Examples

data(faramea)



cleanEx()
nameEx("ifri")
### * ifri

flush(stderr()); flush(stdout())

### Name: ifri
### Title: Example data from the International Forestry Resources and
###   Institutions (IFRI) research network
### Aliases: ifri
### Keywords: datasets

### ** Examples

data(ifri)



cleanEx()
nameEx("importancevalue")
### * importancevalue

flush(stderr()); flush(stdout())

### Name: importancevalue
### Title: Importance Value
### Aliases: importancevalue importancevalue.comp
### Keywords: multivariate

### ** Examples

data(ifri)
importancevalue(ifri, site='plotID', species='species', count='count', 
    basal='basal', factor='forest', level='YSF')
importancevalue.comp(ifri, site='plotID', species='species', count='count', 
    basal='basal', factor='forest')

# When all survey plots are the same size, importance value
# is not affected. Counts and basal areas now calculated per square metre
ifri$count <- ifri$count/314.16
ifri$basal <- ifri$basal/314.16

importancevalue(ifri, site='plotID', species='species', count='count', 
    basal='basal', factor='forest', level='YSF')
importancevalue.comp(ifri, site='plotID', species='species', count='count', 
    basal='basal', factor='forest')

# Calculate diversity profiles from importance values
imp <- importancevalue.comp(ifri, site='plotID', species='species', 
    count='count', basal='basal', factor='forest')
vals <- imp[["values"]]
for (i in 1:length(vals)) {
    imp.i <- data.frame(imp[[vals[i]]])
    name.i <- paste(vals[[i]], ".Renyi", sep="")
    imp[[name.i]] <- renyi(imp.i$importance.value)
}

# LOT more diverse
imp$LOT.Renyi - imp$MCF.Renyi
imp$LOT.Renyi - imp$YSF.Renyi

# YSF and MCF different richness and evenness
imp$YSF.Renyi - imp$MCF.Renyi





cleanEx()
nameEx("makecommunitydataset")
### * makecommunitydataset

flush(stderr()); flush(stdout())

### Name: makecommunitydataset
### Title: Make a Community Dataset from a Stacked Dataset
### Aliases: makecommunitydataset stackcommunitydataset
### Keywords: multivariate

### ** Examples


## Not run: 
##D dune.file <- normalizePath(paste(system.file(package="BiodiversityR"), 
##D     '/etc/dunestacked.csv', sep=''))
##D dune.stacked <- read.csv(dune.file)
##D 
##D # dune.stacked has different variables for sites, species and abundance
##D head(dune.stacked)
##D dune.comm2 <- makecommunitydataset(dune.stacked, row='sites', column='species', 
##D     value='abundance')
##D 
##D # recreate the original stack
##D dune.stacked2 <- stackcommunitydataset(dune.comm2, remove.zeroes=T)
##D 
## End(Not run)




cleanEx()
nameEx("multiconstrained")
### * multiconstrained

flush(stderr()); flush(stdout())

### Name: multiconstrained
### Title: Pairwise Comparisons for All Levels of a Categorical Variable by
###   RDA, CCA or Capscale
### Aliases: multiconstrained
### Keywords: multivariate

### ** Examples

## Not run: 
##D library(vegan)
##D library(MASS)
##D data(dune)
##D data(dune.env)
##D multiconstrained(method="capscale", dune~Management, data=dune.env,
##D     distance="bray",add=TRUE)
##D multiconstrained(method="capscale", dune~Management, data=dune.env, 
##D     distance="bray", add=TRUE, contrast=3)
## End(Not run)



cleanEx()
nameEx("nested.anova.dbrda")
### * nested.anova.dbrda

flush(stderr()); flush(stdout())

### Name: nested.anova.dbrda
### Title: Nested Analysis of Variance via Distance-based Redundancy
###   Analysis or Non-parametric Multivariate Analysis of Variance
### Aliases: nested.anova.dbrda nested.npmanova
### Keywords: multivariate

### ** Examples

## Not run: 
##D library(vegan)
##D data(warcom)
##D data(warenv)
##D # use larger number of permutations for real studies
##D nested.npmanova(warcom~rift.valley+popshort, data=warenv, method="jac", 
##D     permutations=5)
##D nested.anova.dbrda(warcom~rift.valley+popshort, data=warenv, method="jac", 
##D     permutations=5)
## End(Not run)



cleanEx()
nameEx("nnetrandom")
### * nnetrandom

flush(stderr()); flush(stdout())

### Name: nnetrandom
### Title: Calculate the NNET Result with the Smallest Value from Various
###   Random Starts
### Aliases: nnetrandom
### Keywords: multivariate

### ** Examples

## Not run: 
##D data(faramea)
##D faramea <- na.omit(faramea)
##D faramea$presence <- as.numeric(faramea$Faramea.occidentalis > 0)
##D attach(faramea)
##D library(nnet)
##D result <- nnetrandom(presence ~ Elevation, data=faramea, size=2, 
##D     skip=FALSE, entropy=TRUE, trace=FALSE, maxit=1000, tries=100, 
##D     leave.one.out=FALSE)
##D summary(result)
##D result$fitted.values
##D result$value
##D result2 <- nnetrandom(presence ~ Elevation, data=faramea, size=2, 
##D     skip=FALSE, entropy=TRUE, trace=FALSE, maxit=1000, tries=50, 
##D     leave.one.out=TRUE)
##D result2$range
##D result2$CV
##D result2$successful
## End(Not run)



cleanEx()
nameEx("ordicoeno")
### * ordicoeno

flush(stderr()); flush(stdout())

### Name: ordicoeno
### Title: Coenoclines for an Ordination Axis
### Aliases: ordicoeno
### Keywords: multivariate

### ** Examples

library(vegan)
library(mgcv)
data(dune)
Ordination.model1 <- rda(dune)
plot1 <- ordiplot(Ordination.model1, choices=c(1,2), scaling=1)
ordicoeno(dune, ordiplot=plot1, legend=TRUE)



cleanEx()
nameEx("ordisymbol")
### * ordisymbol

flush(stderr()); flush(stdout())

### Name: ordisymbol
### Title: Add Other Graphical Items to Ordination Diagrams
### Aliases: ordisymbol ordibubble ordicluster2 ordinearest ordivector
### Keywords: multivariate

### ** Examples

library(vegan)
data(dune)
data(dune.env)
Ordination.model1 <- rda(dune)
plot1 <- ordiplot(Ordination.model1, choices=c(1,2), scaling=2)
ordisymbol(plot1, dune.env, "Management", legend=TRUE, 
    legend.x="topleft", legend.ncol=1)
plot2 <- ordiplot(Ordination.model1, choices=c(1,2), scaling=1)
distmatrix <- vegdist(dune, method='bray')
cluster <- hclust(distmatrix, method='single')
ordicluster2(plot2, cluster)
ordinearest(plot2, distmatrix, col=2)
ordivector(plot2, "Agrostol", lty=2)



cleanEx()
nameEx("radfitresult")
### * radfitresult

flush(stderr()); flush(stdout())

### Name: radfitresult
### Title: Alternative Rank Abundance Fitting Results
### Aliases: radfitresult
### Keywords: multivariate

### ** Examples

library(vegan)
data(BCI)
BCIall <- t(as.matrix(colSums(BCI)))
radfitresult(BCIall)



cleanEx()
nameEx("rankabundance")
### * rankabundance

flush(stderr()); flush(stdout())

### Name: rankabundance
### Title: Rank Abundance Curves
### Aliases: rankabundance rankabunplot rankabuncomp
### Keywords: multivariate

### ** Examples

library(vegan)
data(dune.env)
data(dune)
RankAbun.1 <- rankabundance(dune)
RankAbun.1
rankabunplot(RankAbun.1, scale='abundance', addit=FALSE, specnames=c(1,2,3))
rankabunplot(RankAbun.1, scale='logabun', addit=FALSE, specnames=c(1:30), 
    srt=45, ylim=c(1,100))
rankabuncomp(dune, y=dune.env, factor='Management', 
    scale='proportion', legend=FALSE)
## CLICK IN THE GRAPH TO INDICATE WHERE THE LEGEND NEEDS TO BE PLACED
## IF YOU OPT FOR LEGEND=TRUE.



cleanEx()
nameEx("removeNAcomm")
### * removeNAcomm

flush(stderr()); flush(stdout())

### Name: removeNAcomm
### Title: Synchronize Community and Environmental Datasets
### Aliases: removeNAcomm removeNAenv same.sites check.datasets
###   check.ordiscores replaceNAcomm removezerospecies subsetcomm
###   import.with.readxl
### Keywords: multivariate

### ** Examples

library(vegan)
data(dune.env)
data(dune)
dune.env2 <- dune.env
dune.env2[1:4,"Moisture"] <- NA
dune2 <- removeNAcomm(dune,dune.env2,"Moisture")
dune.env2 <- removeNAenv(dune.env2,"Moisture")
dune3 <- same.sites(dune,dune.env2)
check.datasets(dune,dune.env2)
check.datasets(dune2,dune.env2)
check.datasets(dune3,dune.env2)
dune4 <- subsetcomm(dune,dune.env,"Management","NM",returncomm=TRUE)
dune.env4 <- subsetcomm(dune,dune.env,"Management","NM",returncomm=FALSE)
dune5 <- same.sites(dune,dune.env4)
check.datasets(dune4,dune5)



cleanEx()
nameEx("renyiresult")
### * renyiresult

flush(stderr()); flush(stdout())

### Name: renyiresult
### Title: Alternative Renyi Diversity Results
### Aliases: renyiresult renyiplot renyiaccumresult renyicomp
### Keywords: multivariate

### ** Examples

library(vegan)
data(dune.env)
data(dune)
Renyi.1 <- renyiresult(dune, y=dune.env, factor='Management', level='NM', 
    method='s')
Renyi.1
renyiplot(Renyi.1, evenness=FALSE, addit=FALSE, pch=1,col='1', cex=1, 
    legend=FALSE)
## CLICK IN THE GRAPH TO INDICATE WHERE THE LEGEND NEEDS TO BE PLACED
## IN CASE THAT YOU OPT FOR LEGEND=TRUE



cleanEx()
nameEx("residualssurface")
### * residualssurface

flush(stderr()); flush(stdout())

### Name: residualssurface
### Title: Show and Interpolate Two Dimensional Distribution of Residuals
### Aliases: residualssurface
### Keywords: multivariate

### ** Examples

library(vegan)
library(mgcv)
library(akima)
data(faramea)
Count.model1 <- lm(Faramea.occidentalis ~ Precipitation,
    data=faramea, na.action=na.exclude)
surface.1 <- residualssurface(Count.model1, na.omit(faramea),
    'UTM.EW', 'UTM.NS', gam=TRUE, plotit=TRUE, bubble=TRUE)



cleanEx()
nameEx("spatialsample")
### * spatialsample

flush(stderr()); flush(stdout())

### Name: spatialsample
### Title: Spatial Sampling within a Polygon
### Aliases: spatialsample
### Keywords: multivariate

### ** Examples

library(splancs)
area <- array(c(10,10,15,35,40,35,5,35,35,30,30,10), dim=c(6,2))
landuse1 <- array(c(10,10,15,15,30,35,35,30), dim=c(4,2))
landuse2 <- array(c(10,10,15,15,35,30,10,30,30,35,30,15), dim=c(6,2))
landuse3 <- array(c(10,10,30,35,40,35,5,10,15,30,30,10), dim=c(6,2))
plot(area[,1], area[,2], type="n", xlab="horizontal position", 
    ylab="vertical position", lwd=2, bty="l")
polygon(landuse1)
polygon(landuse2)
polygon(landuse3)
spatialsample(area, method="random", n=20, xwidth=1, ywidth=1, plotit=TRUE, 
    plothull=FALSE)
spatialsample(area, method="grid", xwidth=1, ywidth=1, plotit=TRUE, xleft=12, 
    ylower=7, xdist=4, ydist=4)
spatialsample(area, method="random grid", n=20, xwidth=1, ywidth=1, 
    plotit=TRUE, xleft=12, ylower=7, xdist=4, ydist=4)



cleanEx()
nameEx("transfgradient")
### * transfgradient

flush(stderr()); flush(stdout())

### Name: transfgradient
### Title: Gradient for Hypothetical Example of Turover of Species
###   Composition
### Aliases: transfgradient
### Keywords: datasets

### ** Examples

data(transfspecies)
data(transfgradient)
plot(transfspecies[,1]~transfgradient[,1],xlab="gradient",
    ylab="species abundance",type="n",ylim=c(0.5,8.5))
for (i in 1:9) {points(transfgradient[,1],transfspecies[,i],type="o",pch=i)}



cleanEx()
nameEx("transfspecies")
### * transfspecies

flush(stderr()); flush(stdout())

### Name: transfspecies
### Title: Hypothetical Example of Turover of Species Composition
### Aliases: transfspecies
### Keywords: datasets

### ** Examples

data(transfspecies)
data(transfgradient)
plot(transfspecies[,1]~transfgradient[,1],xlab="gradient",
    ylab="species abundance",type="n",ylim=c(0.5,8.5))
for (i in 1:9) {points(transfgradient[,1],transfspecies[,i],type="o",pch=i)}



cleanEx()
nameEx("warcom")
### * warcom

flush(stderr()); flush(stdout())

### Name: warcom
### Title: Warburgia ugandensis AFLP Scores
### Aliases: warcom
### Keywords: datasets

### ** Examples

data(warcom)



cleanEx()
nameEx("warenv")
### * warenv

flush(stderr()); flush(stdout())

### Name: warenv
### Title: Warburgia ugandensis Population Structure
### Aliases: warenv
### Keywords: datasets

### ** Examples

data(warenv)



### * <FOOTER>
###
cleanEx()
options(digits = 7L)
base::cat("Time elapsed: ", proc.time() - base::get("ptime", pos = 'CheckExEnv'),"\n")
grDevices::dev.off()
###
### Local variables: ***
### mode: outline-minor ***
### outline-regexp: "\\(> \\)?### [*]+" ***
### End: ***
quit('no')
